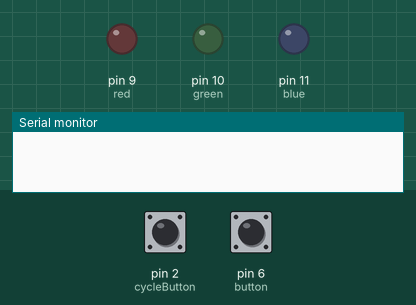
This sketch was run on a simulated Arduino Uno, built with avr-gcc and run on an emulated ATmega328P. Shown: output pins drawn as LEDs (lit = HIGH), the last lines printed to the serial monitor. Inputs (shaded band) come from the test bench; at power-on: pin 2 (cycleButton) LOW, pin 6 (button) HIGH.

Above: at 0.1 s.
At 0.8 s:
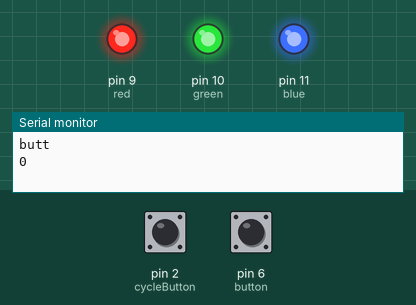
Timing chart, 0 to 2.3 s (numbered marks = the images above):
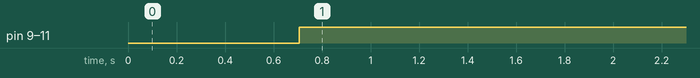

The sketch:

finalcode.ino
```cpp
#include <SoftwareSerial.h>
#define ARDUINO_RX 12  //should connect to TX of the Serial MP3 Player module
#define ARDUINO_TX 13   //connect to RX of the module
SoftwareSerial myMP3(ARDUINO_RX, ARDUINO_TX);
static int8_t  Send_buf[6] = {0} ;
#define CMD_SEL_DEV 0X35
#define DEV_TF 0X01
#define CMD_PLAY 0X01
#define CMD_PAUSE 0X02
#define CMD_NEXT_SONG 0X03
#define CMD_PREV_SONG 0X04
#define CMD_STOP 0X0E
#define CMD_PLAY_W_INDEX 0X41
#define CMD_PLAY_FILE_NAME 0X42
#define CMD_INJECT_W_INDEX 0X43
#define CMD_SET_VOLUME 0X31
#define CMD_PLAY_W_VOL 0X31
#define CMD_SET_PLAY_MODE 0X33
#define ALL_CYCLE 0X00
#define SINGLE_CYCLE 0X01

boolean startuphum = false;
boolean off = false;

int ledcolor = 0;
int a = 500; //this sets how long the stays one color for
int red = 9; //this sets the red led pin
int green = 10; //this sets the green led pin
int blue = 11; //this sets the blue led pin
int cycleButton = 2; // cycle colors button pin
int buttonToggleCounter = 0;   // counter for the number of button presses
int buttonState = 0;         // current state of the button
int lastButtonState = 0;     // previous state of the button

int button = 6;

int status = false;

void setup() { //this sets the output pins
pinMode(cycleButton, INPUT);
pinMode(button, INPUT_PULLUP);
pinMode(red, OUTPUT);
pinMode(green, OUTPUT);
pinMode(blue, OUTPUT);
Serial.begin(9600);

myMP3.begin(9600);
delay(500);//Wait chip initialization is complete
mp3_5bytes(CMD_SEL_DEV, DEV_TF);//select the TF card
delay(200);//wait for 200ms

}

void startupsound() {
  if(startuphum == true) {
    startuphum = false;
    mp3_6bytes(CMD_PLAY_W_VOL, 0X1E02);
    }
}

void poweroffsound() {
  if(off == true) {
    off == false;
    mp3_6bytes(CMD_PLAY_W_VOL, 0X1E01);
    }
}

void loop(){

  if (digitalRead(button) == true) {
  status = !status;
  Serial.println("butt");
    if (status == true){
    colors();
    startuphum = true;
    startupsound();

    }
    else{
      off = true;
      poweroffsound();
      delay(1150);
      digitalWrite(red, LOW);
      digitalWrite(blue, LOW);
      digitalWrite(green, LOW);

    }


  while(digitalRead(button) == true);
  delay(50); // keeps a small delay
}
}

void colors() {

   buttonState = digitalRead(cycleButton);

   if (buttonState != lastButtonState) {
    // if the state has changed, increment the counter
    if (buttonState == HIGH) {
      // if the current state is HIGH then the button
      // wend from off to on:
      buttonToggleCounter++;
    }
    // Delay a little bit to avoid bouncing
    delay(50);
  }
  // save the current state as the last state,
  //for next time through the loop
  lastButtonState = buttonState;
Serial.println(buttonToggleCounter);
 if (buttonToggleCounter == 1) {
    digitalWrite(red, LOW);
    digitalWrite(blue, HIGH);
    digitalWrite(green, LOW);
  }
 if (buttonToggleCounter == 2) {
    digitalWrite(red, HIGH);
    digitalWrite(blue, HIGH);
    digitalWrite(green, LOW);

  }
 if (buttonToggleCounter == 3) {
    digitalWrite(red, HIGH);
    digitalWrite(blue, LOW);
    digitalWrite(green, HIGH);

  }
if (buttonToggleCounter == 4) {
    digitalWrite(red, LOW);
    digitalWrite(blue, LOW);
    digitalWrite(green, HIGH);

  }
if (buttonToggleCounter == 5) {
    digitalWrite(red, LOW);
    digitalWrite(blue, HIGH);
    digitalWrite(green, LOW);

  }
if (buttonToggleCounter == 6) {
    digitalWrite(red, HIGH);
    digitalWrite(blue, LOW);
    digitalWrite(green, LOW);
  }

if (buttonToggleCounter == 7) {
  buttonToggleCounter = 0;
}

if (buttonToggleCounter == 0) {
digitalWrite(red, HIGH);
digitalWrite(green, HIGH);
digitalWrite(blue, HIGH);
}
}

void mp3_Basic(int8_t command)
{
  Send_buf[0] = 0x7e; //starting byte
  Send_buf[1] = 0x02; //the number of bytes of the command without starting byte and ending byte
  Send_buf[2] = command;
  Send_buf[3] = 0xef; //
  sendBytes(4);
}
void mp3_5bytes(int8_t command, uint8_t dat)
{
  Send_buf[0] = 0x7e; //starting byte
  Send_buf[1] = 0x03; //the number of bytes of the command without starting byte and ending byte
  Send_buf[2] = command;
  Send_buf[3] = dat; //
  Send_buf[4] = 0xef; //
  sendBytes(5);
}
void mp3_6bytes(int8_t command, int16_t dat)
{
  Send_buf[0] = 0x7e; //starting byte
  Send_buf[1] = 0x04; //the number of bytes of the command without starting byte and ending byte
  Send_buf[2] = command;
  Send_buf[3] = (int8_t)(dat >> 8);//datah
  Send_buf[4] = (int8_t)(dat); //datal
  Send_buf[5] = 0xef; //
  sendBytes(6);
}
void sendBytes(uint8_t nbytes)
{
  for(uint8_t i=0; i < nbytes; i++)
  {
    myMP3.write(Send_buf[i]) ;
  }
}
```

Measured:
- by itself, pin 9 (red), pin 10 (green), pin 11 (blue): LOW → HIGH at 0.71 s
